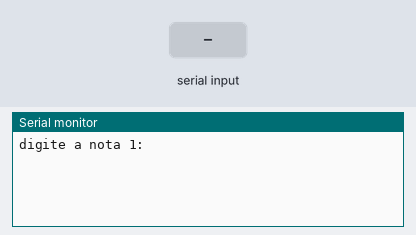
Bench run of a sketch on a simulated Arduino Uno, built with avr-gcc and run on an emulated ATmega328P. Shown: the last lines printed to the serial monitor. The inputs (shaded band) are chosen by the test bench.

Above: at 2.2 s.
2.3 s: "90,45,200\n" received over Serial
At 3.1 s:
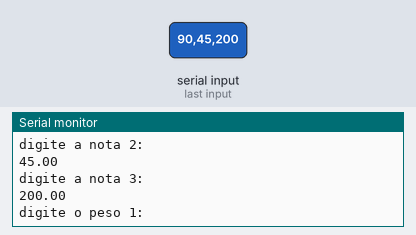
3.8 s: "30,150,10\n" received over Serial
At 4.5 s:
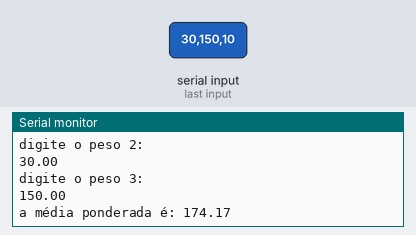
Timing chart, 0 to 6.8 s (numbered marks = the images above; inputs shaded):
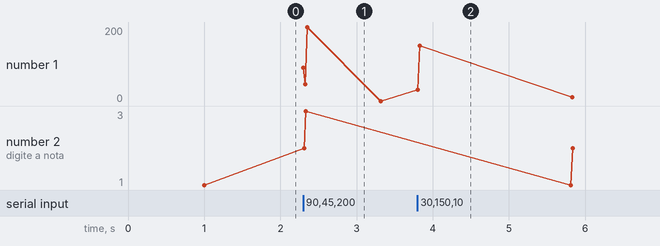

The sketch:

Entrada_Dados_Media.ino
```cpp
float nota1, nota2, nota3, peso1, peso2, peso3, result;


void setup() {
  // put your setup code here, to run once:
  Serial.begin(9600);  //inicia a comunicação com o Serial Monitor

  delay(1000);  //espera estratégica
}


void loop() {
  // put your main code here, to run repeatedly:
  Serial.println("digite a nota 1:");
  while (Serial.available() == 0) {
    //Aguarda a entrada de valores do usuário
  }
  //Lê o valor do serial e guarda na variável nota1
  nota1 = Serial.parseFloat();
  Serial.println(nota1);

  Serial.println("digite a nota 2:");
  while (Serial.available() == 0) {  //aguarda a entrada da nota 2
  }
  nota2 = Serial.parseFloat();
  Serial.println(nota2);

  Serial.println("digite a nota 3:");
  while (Serial.available() == 0) {
  }
  nota3 = Serial.parseFloat();
  Serial.println(nota3);

  Serial.println("digite o peso 1:");
  while (Serial.available() == 0) {
  }
  peso1 = Serial.parseFloat();
  Serial.println(peso1);


  Serial.println("digite o peso 2:");
  while (Serial.available() == 0) {
  }
  peso2 = Serial.parseFloat();
  Serial.println(peso2);

  Serial.println("digite o peso 3:");
  while (Serial.available() == 0) {
  }
  peso3 = Serial.parseFloat();
  Serial.println(peso3);


  result = (nota1 * peso1 + nota2 * peso2 + nota3 * peso3) / (peso1 + peso2 + peso3);

  Serial.print("a média ponderada é: ");
  Serial.println(result);
  delay(2000);
  Serial.println();
}
```

Measured:
- after the input at 2.3 s, the serial monitor: prints a new line at once (image 1)
- after the input at 3.8 s, the serial monitor: prints a new line at once (image 2)
- plotted number 2: 1 → 3 after the input at 2.3 s
